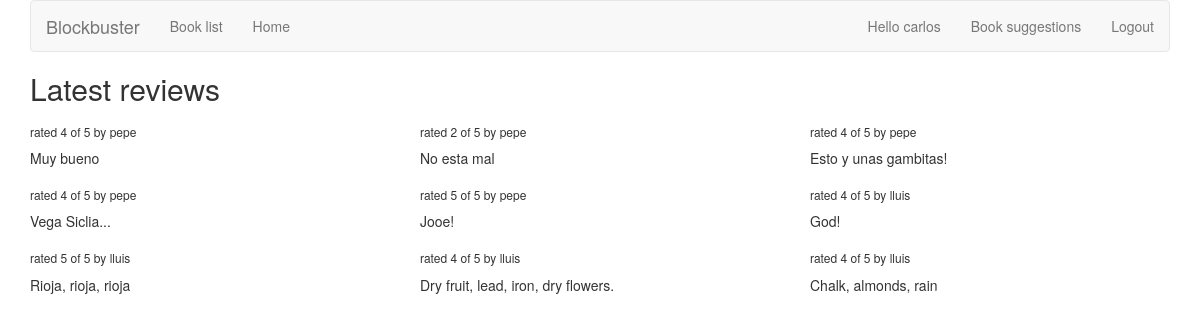
Screenshot of /bookfinder/ (signed in) with the database file from the repository.
### bookfinder/models.py (models this page shows)
class Review(models.Model):
    RATING_CHOICES = (
        (1, '1'),
        (2, '2'),
        (3, '3'),
        (4, '4'),
        (5, '5'),
    )
    book = models.ForeignKey(Book)
    pub_date = models.DateTimeField('date published')
    user_name = models.CharField(max_length=100)
    comment = models.CharField(max_length=200)
    rating = models.IntegerField(choices=RATING_CHOICES)

### bookfinder/views.py (the view)
def review_list(request):
    latest_review_list = Review.objects.order_by('-pub_date')[:9]
    context = {'latest_review_list':latest_review_list}
    return render(request, 'bookfinder/review_list.html', context)

### bookfinder/templates/bookfinder/review_list.html (shortened to what this page needs)
{% extends 'base.html' %}
{% block title %}
  <h2>Latest reviews</h2>
{% endblock %}
{% block content %}
  {% if latest_review_list %}
  <div class="row">
      {% for review in latest_review_list %}
      <div class="col-xs-6 col-lg-4">
          <h6>rated {{ review.rating }} of 5 by {{ review.user_name }}</h6>
          <p>{{ review.comment }}</p>
      </div>
      {% endfor %}
  </div>
  {% else %}
    <p>No reviews are available.</p>
  {% endif %}
{% endblock %}

### templates/base.html (shortened to what this page needs)
{% load bootstrap3 %}
{% bootstrap_css %}
{% block bootstrap3_content %}
<div class="container">
  <nav class="navbar navbar-default">
    <div class="navbar-header">
        <a class="navbar-brand" href="{% url 'bookfinder:review_list' %}">Blockbuster</a>
    </div>
    <div id="navbar" class="navbar-collapse collapse">
        <ul class="nav navbar-nav">
            <li><a href="{% url 'bookfinder:book_list' %}">Book list</a></li>
            <li><a href="{% url 'bookfinder:review_list' %}">Home</a></li>
        </ul>
        <ul class="nav navbar-nav navbar-right">
        {% if user.is_authenticated %}
            <li><a href="{% url 'bookfinder:user_review_list' user.username %}">Hello {{ user.username }}</a></li>
            <li><a href="{% url 'bookfinder:user_recommendation_list' %}">Book suggestions</a></li>
            <li><a href="{% url 'auth:logout' %}">Logout</a></li>
            {% else %}
            <li><a href="{% url 'auth:login' %}">Login</a></li>
            {% endif %}
        </ul>
    </div>
  </nav>
    <h1>{% block title %}(no title){% endblock %}</h1>
    {% block content %}(no content){% endblock %}
</div>
{% endblock %}

### rows the page displays
Review: rating "4", user_name "pepe", comment "Muy bueno"
Review: rating "2", user_name "pepe", comment "No esta mal"
Review: rating "4", user_name "pepe", comment "Esto y unas gambitas!"
Review: rating "4", user_name "pepe", comment "Vega Siclia..."
Review: rating "5", user_name "pepe", comment "Jooe!"
Review: rating "4", user_name "lluis", comment "God!"
Review: rating "5", user_name "lluis", comment "Rioja, rioja, rioja"
Review: rating "4", user_name "lluis", comment "Dry fruit, lead, iron, dry flowers."
Review: rating "4", user_name "lluis", comment "Chalk, almonds, rain"

### other values shown
{{ user.username }} "carlos"
